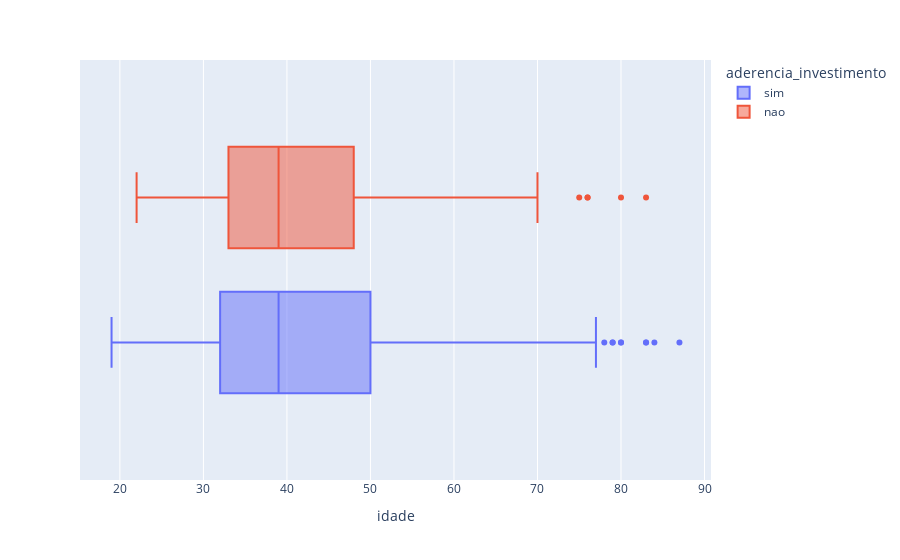
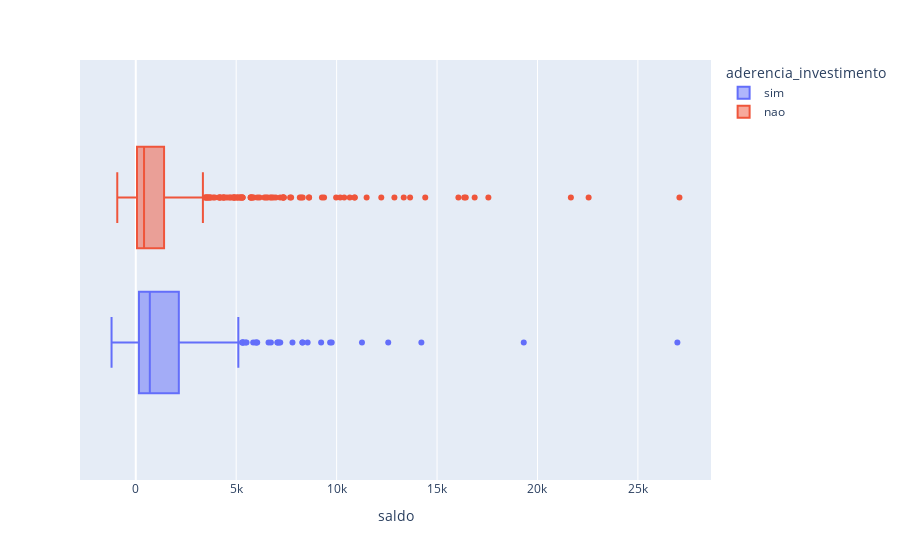
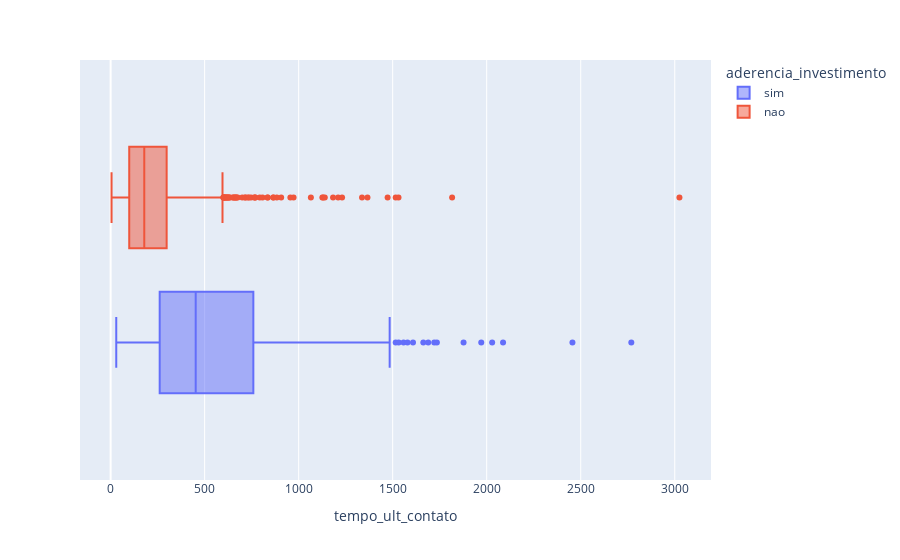

The cell these charts' notebook holds for them, in order:
### Markdown cell above
##### Numerical variables

### Code cell
""""Relationship between the numerical columns idade, saldo,
    tempo_ult_contato, ultimo_contato with the column aderencia_investimento"""
    
numerical_columns = ['idade', 'saldo', 'tempo_ult_contato', 'numero_contatos']
for iter in numerical_columns:
    fig = px.box(df, x = iter, color='aderencia_investimento')
    fig.show()

### Figure 1 — Plotly figure (JSON) as saved in the notebook; plotly's stock layout.template omitted (floating-point values rounded to 4 significant figures; data arrays with more than 128 entries replaced by an {"elided": "..."} marker saying what was removed)
{"data": [{"alignmentgroup": "True", "hovertemplate": "aderencia_investimento=sim<br>idade=%{x}<extra></extra>", "legendgroup": "sim", "marker": {"color": "#636efa"}, "name": "sim", "notched": false, "offsetgroup": "sim", "orientation": "h", "showlegend": true, "type": "box", "x": {"elided": "502 int values"}, "x0": " ", "xaxis": "x", "y0": " ", "yaxis": "y"}, {"alignmentgroup": "True", "hovertemplate": "aderencia_investimento=nao<br>idade=%{x}<extra></extra>", "legendgroup": "nao", "marker": {"color": "#EF553B"}, "name": "nao", "notched": false, "offsetgroup": "nao", "orientation": "h", "showlegend": true, "type": "box", "x": {"elided": "766 int values"}, "x0": " ", "xaxis": "x", "y0": " ", "yaxis": "y"}], "layout": {"boxmode": "group", "legend": {"title": {"text": "aderencia_investimento"}, "tracegroupgap": 0}, "margin": {"t": 60}, "xaxis": {"anchor": "y", "domain": [0, 1], "title": {"text": "idade"}}, "yaxis": {"anchor": "x", "domain": [0, 1]}}}

### Figure 2 — Plotly figure (JSON) as saved in the notebook; plotly's stock layout.template omitted (floating-point values rounded to 4 significant figures; data arrays with more than 128 entries replaced by an {"elided": "..."} marker saying what was removed)
{"data": [{"alignmentgroup": "True", "hovertemplate": "aderencia_investimento=sim<br>saldo=%{x}<extra></extra>", "legendgroup": "sim", "marker": {"color": "#636efa"}, "name": "sim", "notched": false, "offsetgroup": "sim", "orientation": "h", "showlegend": true, "type": "box", "x": {"elided": "502 int values"}, "x0": " ", "xaxis": "x", "y0": " ", "yaxis": "y"}, {"alignmentgroup": "True", "hovertemplate": "aderencia_investimento=nao<br>saldo=%{x}<extra></extra>", "legendgroup": "nao", "marker": {"color": "#EF553B"}, "name": "nao", "notched": false, "offsetgroup": "nao", "orientation": "h", "showlegend": true, "type": "box", "x": {"elided": "766 int values"}, "x0": " ", "xaxis": "x", "y0": " ", "yaxis": "y"}], "layout": {"boxmode": "group", "legend": {"title": {"text": "aderencia_investimento"}, "tracegroupgap": 0}, "margin": {"t": 60}, "xaxis": {"anchor": "y", "domain": [0, 1], "title": {"text": "saldo"}}, "yaxis": {"anchor": "x", "domain": [0, 1]}}}

### Figure 3 — Plotly figure (JSON) as saved in the notebook; plotly's stock layout.template omitted (floating-point values rounded to 4 significant figures; data arrays with more than 128 entries replaced by an {"elided": "..."} marker saying what was removed)
{"data": [{"alignmentgroup": "True", "hovertemplate": "aderencia_investimento=sim<br>tempo_ult_contato=%{x}<extra></extra>", "legendgroup": "sim", "marker": {"color": "#636efa"}, "name": "sim", "notched": false, "offsetgroup": "sim", "orientation": "h", "showlegend": true, "type": "box", "x": {"elided": "502 int values"}, "x0": " ", "xaxis": "x", "y0": " ", "yaxis": "y"}, {"alignmentgroup": "True", "hovertemplate": "aderencia_investimento=nao<br>tempo_ult_contato=%{x}<extra></extra>", "legendgroup": "nao", "marker": {"color": "#EF553B"}, "name": "nao", "notched": false, "offsetgroup": "nao", "orientation": "h", "showlegend": true, "type": "box", "x": {"elided": "766 int values"}, "x0": " ", "xaxis": "x", "y0": " ", "yaxis": "y"}], "layout": {"boxmode": "group", "legend": {"title": {"text": "aderencia_investimento"}, "tracegroupgap": 0}, "margin": {"t": 60}, "xaxis": {"anchor": "y", "domain": [0, 1], "title": {"text": "tempo_ult_contato"}}, "yaxis": {"anchor": "x", "domain": [0, 1]}}}
